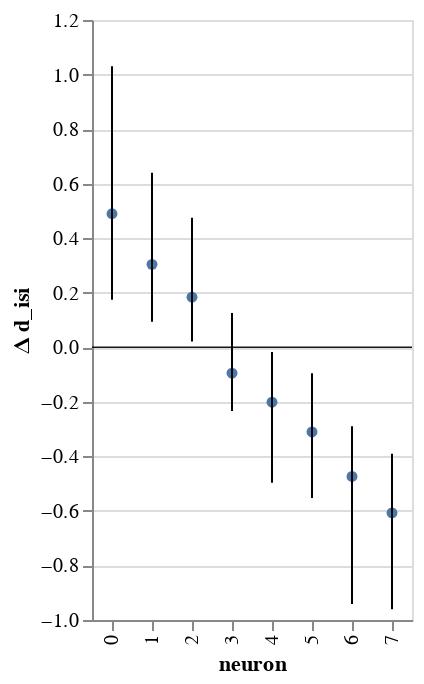

Source (notebook cell):
### Code cell
chart_p = visualization.plot_posterior(df=df_both, title=f'd_{y}', x='neuron',)
chart_p

### Figure 1 — Vega-Lite specification as saved in the notebook (floating-point values rounded to 4 significant figures)
{"config": {"view": {"continuousWidth": 400, "continuousHeight": 300}}, "layer": [{"mark": {"type": "line", "color": "black", "point": true}, "encoding": {"x": {"type": "ordinal", "field": "neuron"}, "y": {"type": "quantitative", "field": "Bayes condition mean", "impute": {"value": "value"}}}}, {"mark": {"type": "rule", "color": "black", "opacity": 0.4, "size": 0.1}, "encoding": {"y": {"type": "quantitative", "field": "zero"}}}, {"mark": "rule", "encoding": {"x": {"type": "ordinal", "field": "neuron"}, "y": {"type": "quantitative", "field": "Bayes condition CI0", "scale": {"domain": [-0.9606, 1.03], "zero": false}, "title": "Δ d_isi"}, "y2": {"field": "Bayes condition CI1"}}}], "data": {"name": "data-78a3a6a28a25f4ab50ee77d383b8af43"}, "$schema": "https://vega.github.io/schema/vega-lite/v4.8.1.json", "datasets": {"data-78a3a6a28a25f4ab50ee77d383b8af43": [{"neuron": 0.0, "mouse_code": 0.0, "neuron_code": 0.0, "i_trial": 0.0, "log_firing_rate": 0.3928, "Firing rate": 79.08, "firing_rate": 79.08, "i_spike": 2.0, "isi diff": -0.006175, "log_isi": -0.02537, "isi": null, "Bayes condition CI0": null, "Bayes condition CI1": null, "Bayes condition mean": null, "zero": 0}, {"neuron": 0.0, "mouse_code": 1.0, "neuron_code": 0.0, "i_trial": 0.0, "log_firing_rate": 0.3002, "Firing rate": 127.4, "firing_rate": 127.4, "i_spike": 5.0, "isi diff": -0.005183, "log_isi": -0.03532, "isi": null, "Bayes condition CI0": null, "Bayes condition CI1": null, "Bayes condition mean": null, "zero": 0}, {"neuron": 0.0, "mouse_code": 2.0, "neuron_code": 0.0, "i_trial": 0.0, "log_firing_rate": -0.06245, "Firing rate": -10.03, "firing_rate": -10.03, "i_spike": 8.0, "isi diff": -0.01482, "log_isi": -0.07841, "isi": null, "Bayes condition CI0": null, "Bayes condition CI1": null, "Bayes condition mean": null, "zero": 0}, {"neuron": 0.0, "mouse_code": 3.0, "neuron_code": 0.0, "i_trial": 0.0, "log_firing_rate": -0.0758, "Firing rate": -15.84, "firing_rate": -15.84, "i_spike": 11.0, "isi diff": -0.0179, "log_isi": -0.1011, "isi": null, "Bayes condition CI0": null, "Bayes condition CI1": null, "Bayes condition mean": null, "zero": 0}, {"neuron": 1.0, "mouse_code": 0.0, "neuron_code": 0.0, "i_trial": 0.0, "log_firing_rate": 0.02036, "Firing rate": 20.28, "firing_rate": 20.28, "i_spike": 0.5, "isi diff": -0.001134, "log_isi": -0.005091, "isi": null, "Bayes condition CI0": null, "Bayes condition CI1": null, "Bayes condition mean": null, "zero": 0}, {"neuron": 1.0, "mouse_code": 1.0, "neuron_code": 0.0, "i_trial": 0.0, "log_firing_rate": -0.08729, "Firing rate": -21.32, "firing_rate": -21.32, "i_spike": 4.5, "isi diff": -0.006835, "log_isi": -0.0422, "isi": null, "Bayes condition CI0": null, "Bayes condition CI1": null, "Bayes condition mean": null, "zero": 0}, {"neuron": 1.0, "mouse_code": 2.0, "neuron_code": 0.0, "i_trial": 0.0, "log_firing_rate": -0.322, "Firing rate": -92.1, "firing_rate": -92.1, "i_spike": 5.75, "isi diff": -0.005904, "log_isi": -0.04308, "isi": null, "Bayes condition CI0": null, "Bayes condition CI1": null, "Bayes condition mean": null, "zero": 0}, {"neuron": 1.0, "mouse_code": 3.0, "neuron_code": 0.0, "i_trial": 0.0, "log_firing_rate": -0.08783, "Firing rate": -64.99, "firing_rate": -64.99, "i_spike": 10.25, "isi diff": -0.01223, "log_isi": -0.08135, "isi": null, "Bayes condition CI0": null, "Bayes condition CI1": null, "Bayes condition mean": null, "zero": 0}, {"neuron": 2.0, "mouse_code": 0.0, "neuron_code": 0.0, "i_trial": 0.0, "log_firing_rate": 0.01073, "Firing rate": -2.512, "firing_rate": -2.512, "i_spike": -2.5, "isi diff": 0.00378, "log_isi": 0.02495, "isi": null, "Bayes condition CI0": null, "Bayes condition CI1": null, "Bayes condition mean": null, "zero": 0}, {"neuron": 2.0, "mouse_code": 1.0, "neuron_code": 0.0, "i_trial": 0.0, "log_firing_rate": 0.003377, "Firing rate": 3.719, "firing_rate": 3.719, "i_spike": 18.25, "isi diff": -0.02097, "log_isi": -0.1371, "isi": null, "Bayes condition CI0": null, "Bayes condition CI1": null, "Bayes condition mean": null, "zero": 0}, {"neuron": 2.0, "mouse_code": 2.0, "neuron_code": 0.0, "i_trial": 0.0, "log_firing_rate": -0.7019, "Firing rate": -1026.0, "firing_rate": -1026.0, "i_spike": 4.25, "isi diff": -0.002175, "log_isi": -0.01881, "isi": null, "Bayes condition CI0": null, "Bayes condition CI1": null, "Bayes condition mean": null, "zero": 0}, {"neuron": 2.0, "mouse_code": 3.0, "neuron_code": 0.0, "i_trial": 0.0, "log_firing_rate": -0.006579, "Firing rate": 0.2019, "firing_rate": 0.2019, "i_spike": 9.5, "isi diff": -0.008691, "log_isi": -0.07105, "isi": null, "Bayes condition CI0": null, "Bayes condition CI1": null, "Bayes condition mean": null, "zero": 0}, {"neuron": 3.0, "mouse_code": 0.0, "neuron_code": 0.0, "i_trial": 0.0, "log_firing_rate": 0.3964, "Firing rate": 377.3, "firing_rate": 377.3, "i_spike": 7.25, "isi diff": -0.004787, "log_isi": -0.04603, "isi": null, "Bayes condition CI0": null, "Bayes condition CI1": null, "Bayes condition mean": null, "zero": 0}, {"neuron": 3.0, "mouse_code": 1.0, "neuron_code": 0.0, "i_trial": 0.0, "log_firing_rate": -0.1568, "Firing rate": -37.94, "firing_rate": -37.94, "i_spike": 9.75, "isi diff": -0.007624, "log_isi": -0.0624, "isi": null, "Bayes condition CI0": null, "Bayes condition CI1": null, "Bayes condition mean": null, "zero": 0}, {"neuron": 3.0, "mouse_code": 2.0, "neuron_code": 0.0, "i_trial": 0.0, "log_firing_rate": -0.02939, "Firing rate": -3.31, "firing_rate": -3.31, "i_spike": 4.25, "isi diff": -0.003099, "log_isi": -0.02549, "isi": null, "Bayes condition CI0": null, "Bayes condition CI1": null, "Bayes condition mean": null, "zero": 0}, {"neuron": 3.0, "mouse_code": 3.0, "neuron_code": 0.0, "i_trial": 0.0, "log_firing_rate": 0.2824, "Firing rate": 82.39, "firing_rate": 82.39, "i_spike": 25.0, "isi diff": -0.01834, "log_isi": -0.1589, "isi": null, "Bayes condition CI0": null, "Bayes condition CI1": null, "Bayes condition mean": null, "zero": 0}, {"neuron": 4.0, "mouse_code": 0.0, "neuron_code": 0.0, "i_trial": 0.0, "log_firing_rate": -0.4119, "Firing rate": -782.8, "firing_rate": -782.8, "i_spike": 1.25, "isi diff": -0.0004402, "log_isi": -0.005188, "isi": null, "Bayes condition CI0": null, "Bayes condition CI1": null, "Bayes condition mean": null, "zero": 0}, {"neuron": 4.0, "mouse_code": 1.0, "neuron_code": 0.0, "i_trial": 0.0, "log_firing_rate": 0.08588, "Firing rate": 18.14, "firing_rate": 18.14, "i_spike": 13.25, "isi diff": -0.007435, "log_isi": -0.07567, "isi": null, "Bayes condition CI0": null, "Bayes condition CI1": null, "Bayes condition mean": null, "zero": 0}, {"neuron": 4.0, "mouse_code": 2.0, "neuron_code": 0.0, "i_trial": 0.0, "log_firing_rate": 0.239, "Firing rate": 134.3, "firing_rate": 134.3, "i_spike": 8.25, "isi diff": -0.004444, "log_isi": -0.04535, "isi": null, "Bayes condition CI0": null, "Bayes condition CI1": null, "Bayes condition mean": null, "zero": 0}, {"neuron": 4.0, "mouse_code": 3.0, "neuron_code": 0.0, "i_trial": 0.0, "log_firing_rate": 0.008191, "Firing rate": 2.076, "firing_rate": 2.076, "i_spike": 15.25, "isi diff": -0.00926, "log_isi": -0.08579, "isi": null, "Bayes condition CI0": null, "Bayes condition CI1": null, "Bayes condition mean": null, "zero": 0}, {"neuron": 5.0, "mouse_code": 0.0, "neuron_code": 0.0, "i_trial": 0.0, "log_firing_rate": -0.06625, "Firing rate": -31.52, "firing_rate": -31.52, "i_spike": -7.0, "isi diff": 0.00198, "log_isi": 0.02658, "isi": null, "Bayes condition CI0": null, "Bayes condition CI1": null, "Bayes condition mean": null, "zero": 0}, {"neuron": 5.0, "mouse_code": 1.0, "neuron_code": 0.0, "i_trial": 0.0, "log_firing_rate": -0.5761, "Firing rate": -1060.0, "firing_rate": -1060.0, "i_spike": -5.25, "isi diff": 0.0015, "log_isi": 0.01823, "isi": null, "Bayes condition CI0": null, "Bayes condition CI1": null, "Bayes condition mean": null, "zero": 0}, {"neuron": 5.0, "mouse_code": 2.0, "neuron_code": 0.0, "i_trial": 0.0, "log_firing_rate": -0.1907, "Firing rate": -81.93, "firing_rate": -81.93, "i_spike": -1.25, "isi diff": -0.0002581, "log_isi": 0.003802, "isi": null, "Bayes condition CI0": null, "Bayes condition CI1": null, "Bayes condition mean": null, "zero": 0}, {"neuron": 5.0, "mouse_code": 3.0, "neuron_code": 0.0, "i_trial": 0.0, "log_firing_rate": 0.03136, "Firing rate": 6.956, "firing_rate": 6.956, "i_spike": -2.0, "isi diff": -0.0002867, "log_isi": -0.003133, "isi": null, "Bayes condition CI0": null, "Bayes condition CI1": null, "Bayes condition mean": null, "zero": 0}, {"neuron": 6.0, "mouse_code": 0.0, "neuron_code": 0.0, "i_trial": 0.0, "log_firing_rate": -0.3031, "Firing rate": -238.6, "firing_rate": -238.6, "i_spike": -0.5, "isi diff": 0.0003105, "log_isi": 0.00521, "isi": null, "Bayes condition CI0": null, "Bayes condition CI1": null, "Bayes condition mean": null, "zero": 0}, {"neuron": 6.0, "mouse_code": 1.0, "neuron_code": 0.0, "i_trial": 0.0, "log_firing_rate": 0.4092, "Firing rate": 498.0, "firing_rate": 498.0, "i_spike": 3.75, "isi diff": -0.001264, "log_isi": -0.01609, "isi": null, "Bayes condition CI0": null, "Bayes condition CI1": null, "Bayes condition mean": null, "zero": 0}, {"neuron": 6.0, "mouse_code": 2.0, "neuron_code": 0.0, "i_trial": 0.0, "log_firing_rate": 0.1148, "Firing rate": 185.2, "firing_rate": 185.2, "i_spike": 11.0, "isi diff": -0.002547, "log_isi": -0.03821, "isi": null, "Bayes condition CI0": null, "Bayes condition CI1": null, "Bayes condition mean": null, "zero": 0}, {"neuron": 6.0, "mouse_code": 3.0, "neuron_code": 0.0, "i_trial": 0.0, "log_firing_rate": 0.07169, "Firing rate": 30.43, "firing_rate": 30.43, "i_spike": -2.75, "isi diff": 0.0009205, "log_isi": 0.01259, "isi": null, "Bayes condition CI0": null, "Bayes condition CI1": null, "Bayes condition mean": null, "zero": 0}, {"neuron": 7.0, "mouse_code": 0.0, "neuron_code": 0.0, "i_trial": 0.0, "log_firing_rate": 0.2571, "Firing rate": 220.4, "firing_rate": 220.4, "i_spike": 9.0, "isi diff": -0.001615, "log_isi": -0.02886, "isi": null, "Bayes condition CI0": null, "Bayes condition CI1": null, "Bayes condition mean": null, "zero": 0}, {"neuron": 7.0, "mouse_code": 1.0, "neuron_code": 0.0, "i_trial": 0.0, "log_firing_rate": 0.3, "Firing rate": 211.2, "firing_rate": 211.2, "i_spike": -15.5, "isi diff": 0.002305, "log_isi": 0.04486, "isi": null, "Bayes condition CI0": null, "Bayes condition CI1": null, "Bayes condition mean": null, "zero": 0}, {"neuron": 7.0, "mouse_code": 2.0, "neuron_code": 0.0, "i_trial": 0.0, "log_firing_rate": -0.1329, "Firing rate": -98.79, "firing_rate": -98.79, "i_spike": 16.25, "isi diff": -0.002455, "log_isi": -0.04633, "isi": null, "Bayes condition CI0": null, "Bayes condition CI1": null, "Bayes condition mean": null, "zero": 0}, {"neuron": 7.0, "mouse_code": 3.0, "neuron_code": 0.0, "i_trial": 0.0, "log_firing_rate": -0.1676, "Firing rate": -99.95, "firing_rate": -99.95, "i_spike": 10.25, "isi diff": -0.00187, "log_isi": -0.03393, "isi": null, "Bayes condition CI0": null, "Bayes condition CI1": null, "Bayes condition mean": null, "zero": 0}, {"neuron": 0.0, "mouse_code": null, "neuron_code": 0.0, "i_trial": 0.5, "log_firing_rate": 1.631, "Firing rate": 43.74, "firing_rate": 43.74, "i_spike": 34.5, "isi diff": null, "log_isi": -0.9964, "isi": 0.1014, "Bayes condition CI0": 0.1745, "Bayes condition CI1": 1.03, "Bayes condition mean": 0.4896, "zero": 0}, {"neuron": 1.0, "mouse_code": null, "neuron_code": 4.0, "i_trial": 0.5, "log_firing_rate": 2.182, "Firing rate": 219.4, "firing_rate": 219.4, "i_spike": 54.5, "isi diff": null, "log_isi": -1.192, "isi": 0.06465, "Bayes condition CI0": 0.0933, "Bayes condition CI1": 0.6397, "Bayes condition mean": 0.304, "zero": 0}, {"neuron": 2.0, "mouse_code": null, "neuron_code": 8.0, "i_trial": 0.5, "log_firing_rate": 2.088, "Firing rate": 129.2, "firing_rate": 129.2, "i_spike": 57.5, "isi diff": null, "log_isi": -1.221, "isi": 0.06021, "Bayes condition CI0": 0.02101, "Bayes condition CI1": 0.4752, "Bayes condition mean": 0.1838, "zero": 0}, {"neuron": 3.0, "mouse_code": null, "neuron_code": 12.0, "i_trial": 0.5, "log_firing_rate": 2.11, "Firing rate": 131.2, "firing_rate": 131.2, "i_spike": 63.75, "isi diff": null, "log_isi": -1.258, "isi": 0.05524, "Bayes condition CI0": -0.2336, "Bayes condition CI1": 0.1258, "Bayes condition mean": -0.09522, "zero": 0}, {"neuron": 4.0, "mouse_code": null, "neuron_code": 16.0, "i_trial": 0.5, "log_firing_rate": 2.67, "Firing rate": 966.6, "firing_rate": 966.6, "i_spike": 82.0, "isi diff": null, "log_isi": -1.373, "isi": 0.04239, "Bayes condition CI0": -0.4967, "Bayes condition CI1": -0.01737, "Bayes condition mean": -0.2016, "zero": 0}, {"neuron": 5.0, "mouse_code": null, "neuron_code": 20.0, "i_trial": 0.5, "log_firing_rate": 2.352, "Firing rate": 238.3, "firing_rate": 238.3, "i_spike": 101.5, "isi diff": null, "log_isi": -1.46, "isi": 0.03489, "Bayes condition CI0": -0.5531, "Bayes condition CI1": -0.09554, "Bayes condition mean": -0.3106, "zero": 0}, {"neuron": 6.0, "mouse_code": null, "neuron_code": 24.0, "i_trial": 0.5, "log_firing_rate": 2.732, "Firing rate": 540.8, "firing_rate": 540.8, "i_spike": 130.0, "isi diff": null, "log_isi": -1.574, "isi": 0.02669, "Bayes condition CI0": -0.9411, "Bayes condition CI1": -0.2895, "Bayes condition mean": -0.4736, "zero": 0}, {"neuron": 7.0, "mouse_code": null, "neuron_code": 28.0, "i_trial": 0.5, "log_firing_rate": 2.328, "Firing rate": 218.1, "firing_rate": 218.1, "i_spike": 142.2, "isi diff": null, "log_isi": -1.609, "isi": 0.02464, "Bayes condition CI0": -0.9606, "Bayes condition CI1": -0.3904, "Bayes condition mean": -0.6072, "zero": 0}]}}
